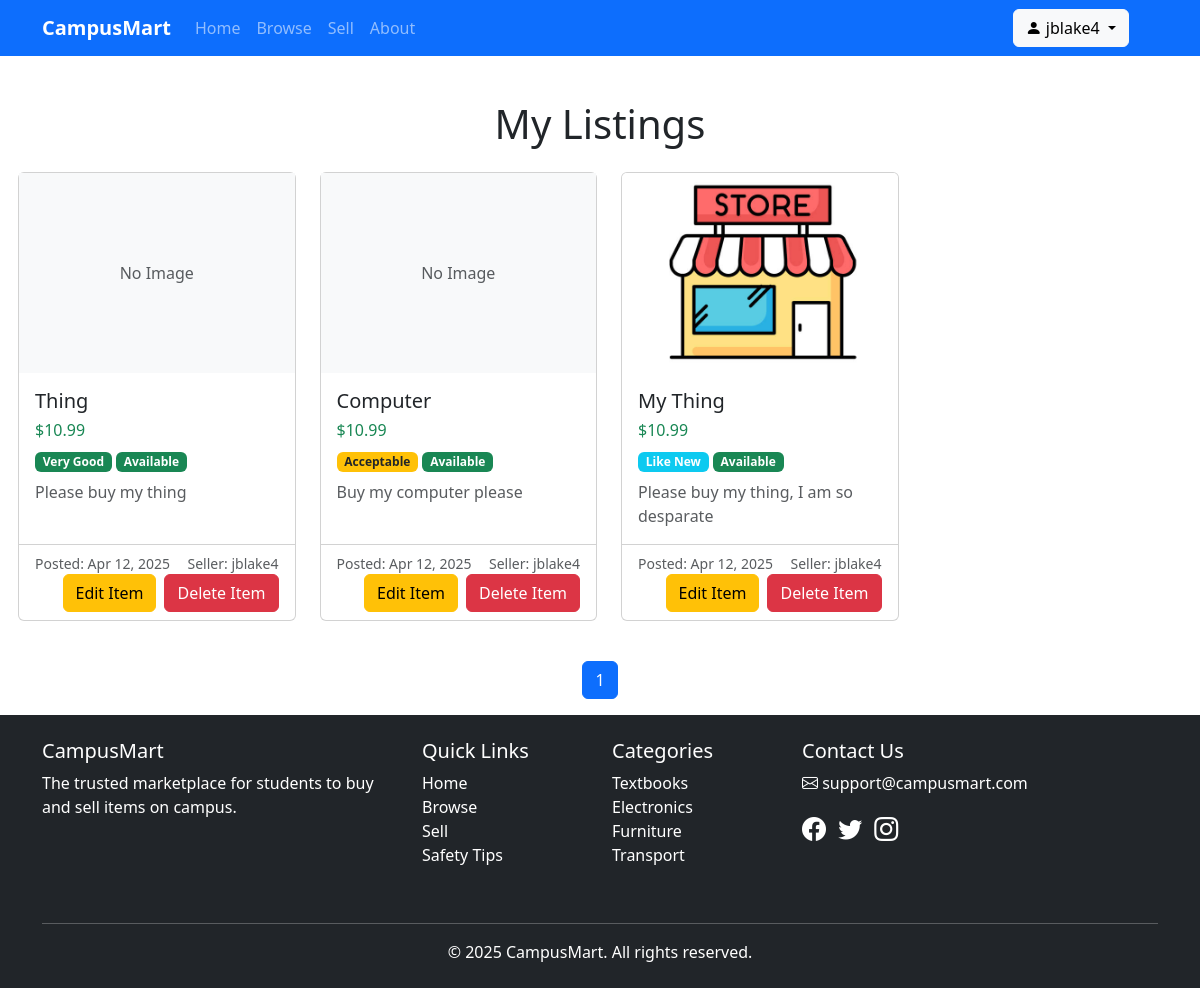
Before: /my-listings (signed in) with the older database file.
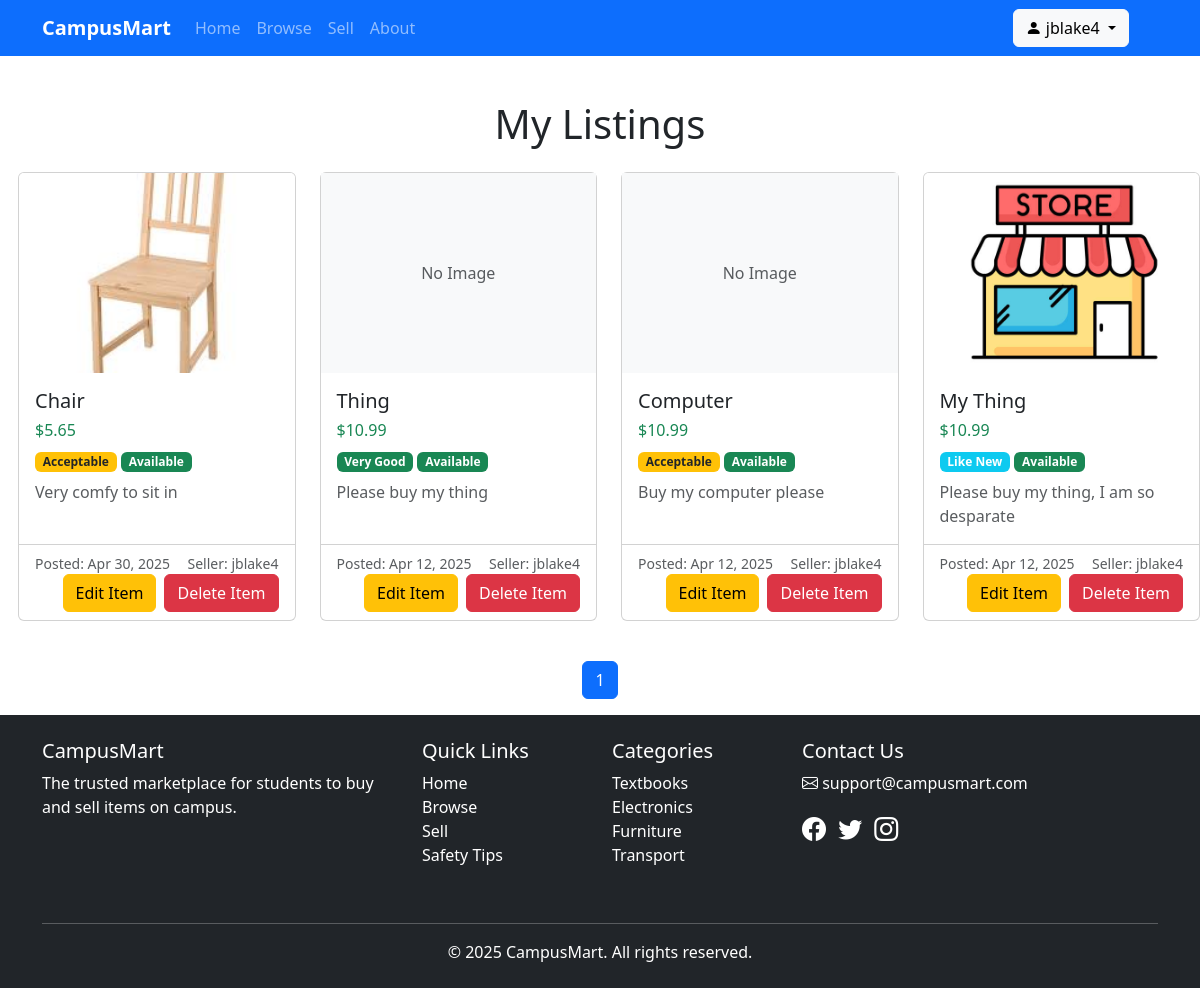
After: the same page with the newer database file.
### campusmart/models.py (models this page shows, shortened)
class Listing(models.Model):
    conditionChoices = [
        ("N", "New"),
        ("L" , "Like New"),
        ("V" , "Very Good"),
        ("G" , "Good"),
        ("A" , "Acceptable"),
        ("F" , "Fair"),
        ("P" , "Poor")
    ]
    title = models.CharField(max_length=200)
    description = models.CharField(max_length=4000)
    price = models.DecimalField(decimal_places=2, max_digits=9)
    condition = models.CharField(max_length=1, choices=conditionChoices, default="G")
    available_status = models.BooleanField(default=True)
    date = models.DateField(default=timezone.now)
    primary_photo = models.ImageField(upload_to='')
    seller = models.ForeignKey(User, on_delete=models.CASCADE)

class User(models.Model):
    name = models.CharField(max_length=200)
    username = models.CharField(max_length=200, unique=True)
    password = models.TextField()
    email = models.EmailField(max_length=200, unique=True)
    extra_listings_remaining = models.IntegerField(default=0)

### campusmart/views.py (the view)
# urls.py: path('my-listings', views.my_listings, name='my_listings'),
def my_listings(request):
    if 'user' not in request.session: #redirect to login if not logged in
        return redirect('campusmart:login')
    username = request.session['user']
    user = User.objects.get(username=username)
    my_listings = Listing.objects.all().filter(seller=user).order_by('-date')
    paginator = Paginator(my_listings, 20)
    page = request.GET.get('page')
    try:
        filtered_listings = paginator.page(page)
    except PageNotAnInteger:
        filtered_listings = paginator.page(1)
    except EmptyPage:
        filtered_listings = paginator.page(paginator.num_pages)
    context = {'filtered_listings':filtered_listings,}
    return render(request, 'campusmart/my_listings.html', context)

### campusmart/templates/campusmart/my_listings.html (shortened to what this page needs)
{% extends "./base_page.html" %}
{% block content %}
<br>
<h1 class="mb-4 text-center" style="padding-top:20px">My Listings</h1>
<div class="row" style="margin-left:0.5%;">
    {% for listing in filtered_listings %}
    <div class="col-md-3 mb-3">
        <div class="card h-100">
            <div class="card-img-top-container" style="height: 200px; overflow: hidden;">
                {% if listing.primary_photo %}
                <img src="{{ listing.primary_photo.url }}" class="card-img-top img-fluid" alt="{{ listing.title }}" style="object-fit: cover; height: 100%; width: 100%;">
                {% else %}
                <div class="d-flex align-items-center justify-content-center bg-light" style="height: 100%;">
                    <span class="text-muted">No Image</span>
                </div>
                {% endif %}
            </div>
            <div class="card-body">
                <h5 class="card-title">{{ listing.title }}</h5>
                <h6 class="text-success mb-2">${{ listing.price }}</h6>
                <div class="mb-2">
                    <span class="badge
                        {% if listing.condition == 'N' %}bg-primary
                        {% elif listing.condition == 'L' %}bg-info
                        {% elif listing.condition == 'V' %}bg-success
                        {% elif listing.condition == 'G' %}bg-secondary
                        {% elif listing.condition == 'A' %}bg-warning text-dark
                        {% elif listing.condition == 'F' %}bg-orange text-white
                        {% else %}bg-dark text-white{% endif %}">
                        {{ listing.get_condition_display }}
                    </span>
                    {% if listing.available_status %}
                    <span class="badge bg-success">Available</span>
                    {% else %}
                    <span class="badge bg-danger">Sold</span>
                    {% endif %}
                </div>
                <p class="card-text text-muted">
                    {{ listing.description|truncatechars:100 }}
                </p>
            </div>
            <div class="card-footer bg-transparent">
                <div class="d-flex justify-content-between align-items-center">
                    <small class="text-muted">Posted: {{ listing.date|date:"M d, Y" }}</small>
                    <small class="text-muted">Seller: {{ listing.seller.username }}</small>
                </div>
                <div class="d-flex justify-content-end">
                    <a href="{% url 'campusmart:edit_listing' listing.id %}" class="btn btn-warning me-2">Edit Item</a>
                    <a href="{% url 'campusmart:delete_listing' listing.id %}" class="btn btn-danger">Delete Item</a>
                </div>
            </div>
        </div>
    </div>
    {% empty %}
    <div class="col-12">
        <div class="alert alert-info">No listings available.</div>
    </div>
    {% endfor %}
</div>
<nav aria-label="Page navigation">
    <ul class="pagination justify-content-center mt-4">
        {% for num in filtered_listings.paginator.page_range %}
            {% if filtered_listings.number == num %}
            <li class="page-item active"><a class="page-link" href="#">{{ num }}</a></li>
            {% elif num > filtered_listings.number|add:'-3' and num < filtered_listings.number|add:'3' %}
            <li class="page-item"><a class="page-link" href="?page={{ num }}">{{ num }}</a></li>
            {% endif %}
        {% endfor %}
    </ul>
</nav>
{% endblock %}

Changed rows visible on the page:
added Listing: primary_photo (picture), title "Chair", price "5.65", condition "Acceptable", available_status "Available", description "Very comfy to sit in", date "Apr 30, 2025", seller.username "jblake4"
